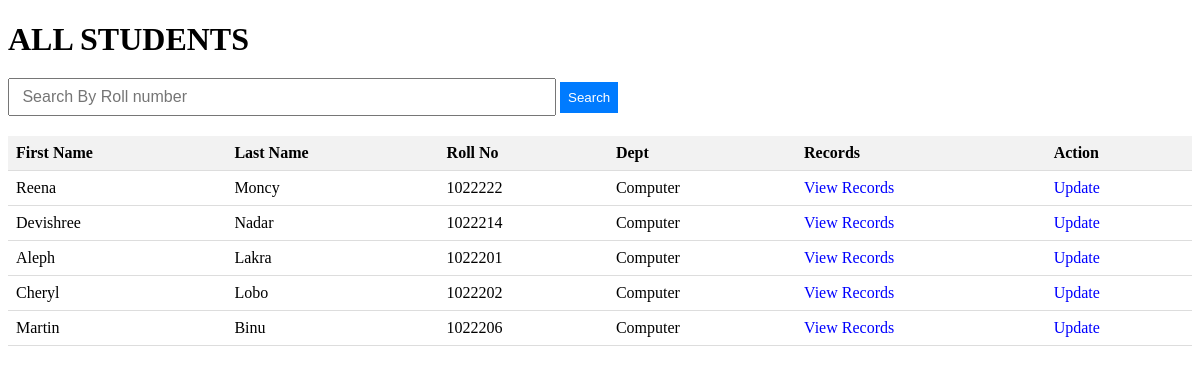
Screenshot of /view/ with the database file from the repository.
### app1/models.py (models this page shows, shortened)
class Student(models.Model):
    roll_no = models.CharField(max_length=20)
    first_name = models.CharField(max_length=100)
    last_name = models.CharField(max_length=100)
    dept = models.CharField(max_length=100)
    is_active = models.BooleanField(default=True)

### app1/views.py (the view)
# urls.py: path('view/', views.ViewPage, name='view'),
def ViewPage(request):
    students = Student.objects.all()
    return render(request, 'view.html', {'students': students})

### templates/view.html (shortened to what this page needs)
<!DOCTYPE html>
<html lang="en">
<head>
</head>
<body>
    <h1>ALL STUDENTS</h1>
    <div class="filter-container">
        <input type="text" class="filter-input" id="filter-input" placeholder=" Search By Roll number">
        <button class="search-button" onclick="searchEntry()">Search</button>
    </div>
    <table id="students-table">
        <thead>
            <tr>
                <th>First Name</th>
                <th>Last Name</th>
                <th>Roll No</th>
                <th>Dept</th>
                <th>Records</th>
                <th>Action</th>
            </tr>
        </thead>
        <tbody>
            {% for student in students %}
            <tr>
                <td>{{ student.first_name }}</td>
                <td>{{ student.last_name }}</td>
                <td>{{ student.roll_no }}</td>
                <td>{{ student.dept }}</td>
                <td><a href="{% url 'get_records' student.roll_no %}">View Records</a></td>
                <td><a href="{% url 'update_student_details' student.roll_no %}">Update</a></td>
            </tr>
            {% endfor %}
        </tbody>
    </table>
</body>
</html>

### templates/view.html (style rules this page uses)
body { font-family: Times New Roman; }
h1 { margin-bottom: 20px; }
.filter-container { margin-bottom: 20px; position: relative; }
.filter-input { padding: 8px; width: calc(50% - 44px); box-sizing: border-box; font-size: 16px; }
.search-button { position: relative; right: 0; top: 0; height: 100%; padding: 8px; background-color: #007bff; color: #fff; border: none; cursor: pointer; }
table { width: 100%; border-collapse: collapse; }
th, td { padding: 8px; text-align: left; border-bottom: 1px solid #ddd; }
th { background-color: #f2f2f2; }
a { color: blue; text-decoration: none; }

### rows the page displays
Student: first_name "Reena", last_name "Moncy", roll_no "1022222", dept "Computer"
Student: first_name "Devishree", last_name "Nadar", roll_no "1022214", dept "Computer"
Student: first_name "Aleph", last_name "Lakra", roll_no "1022201", dept "Computer"
Student: first_name "Cheryl", last_name "Lobo", roll_no "1022202", dept "Computer"
Student: first_name "Martin", last_name "Binu", roll_no "1022206", dept "Computer"
